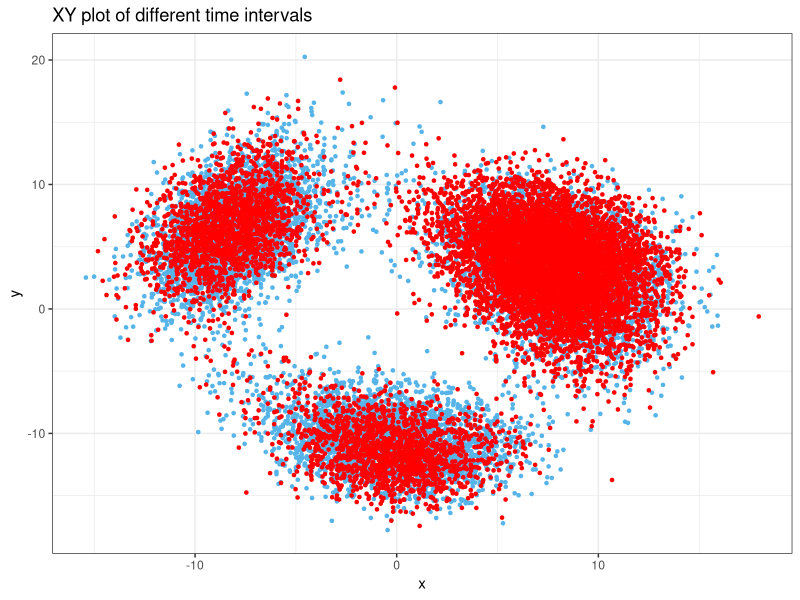
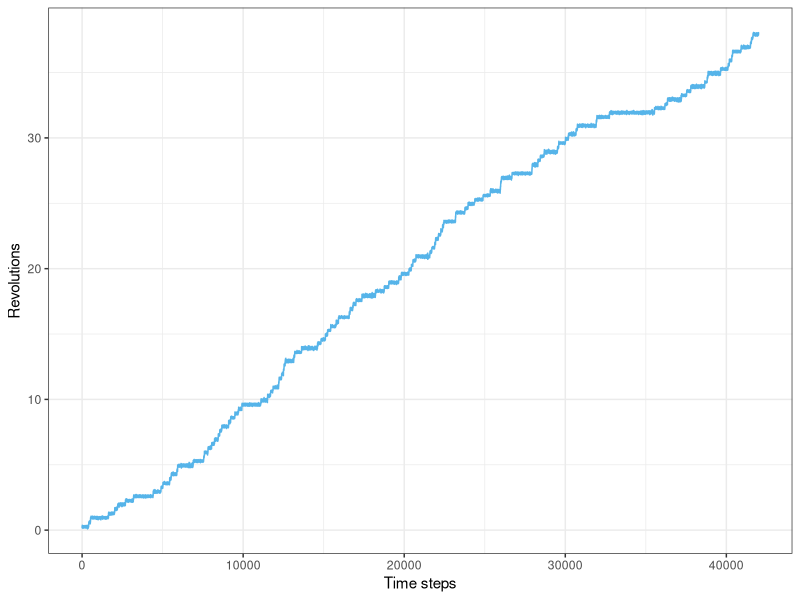
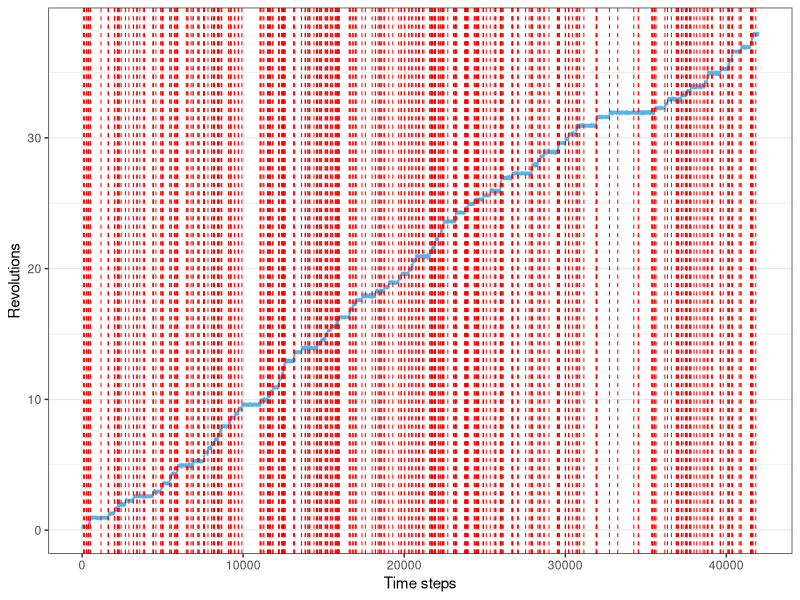
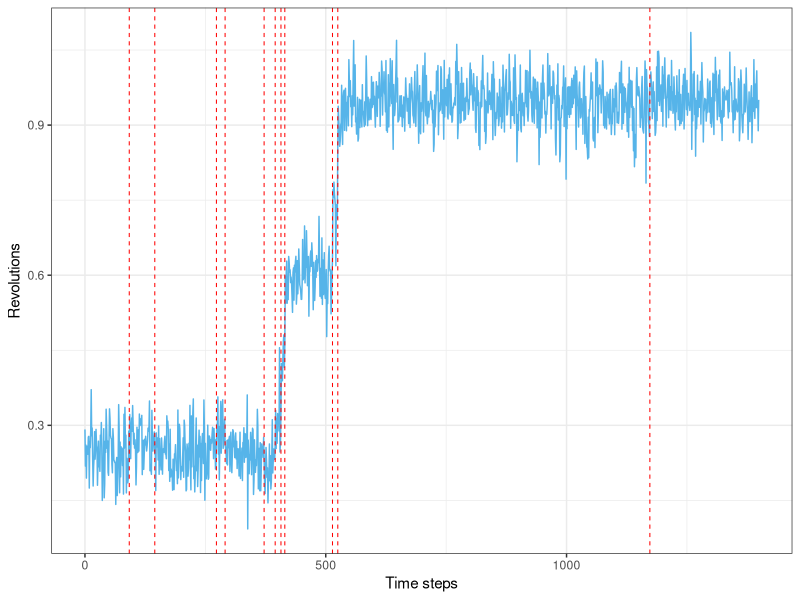
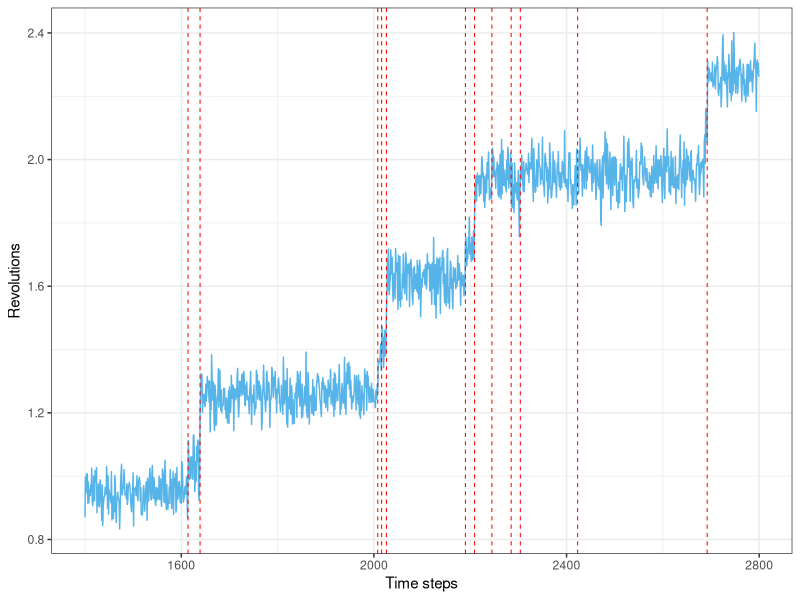
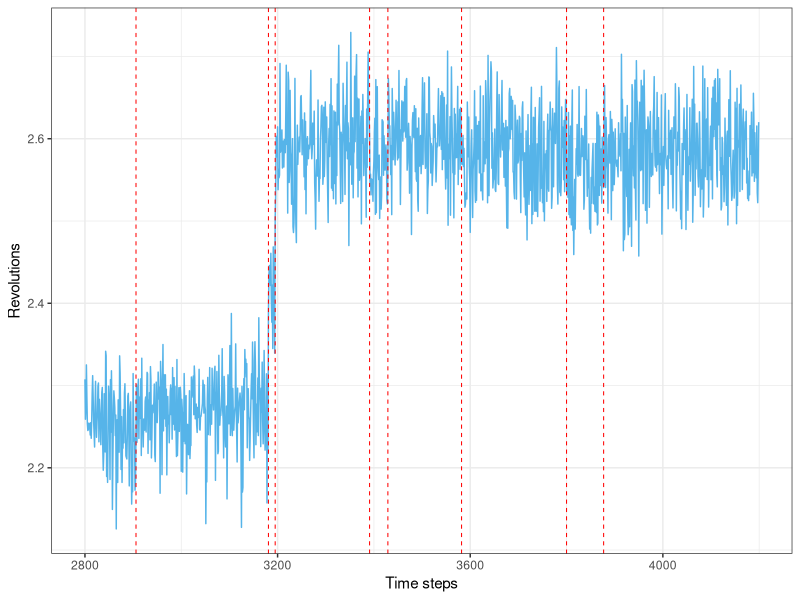
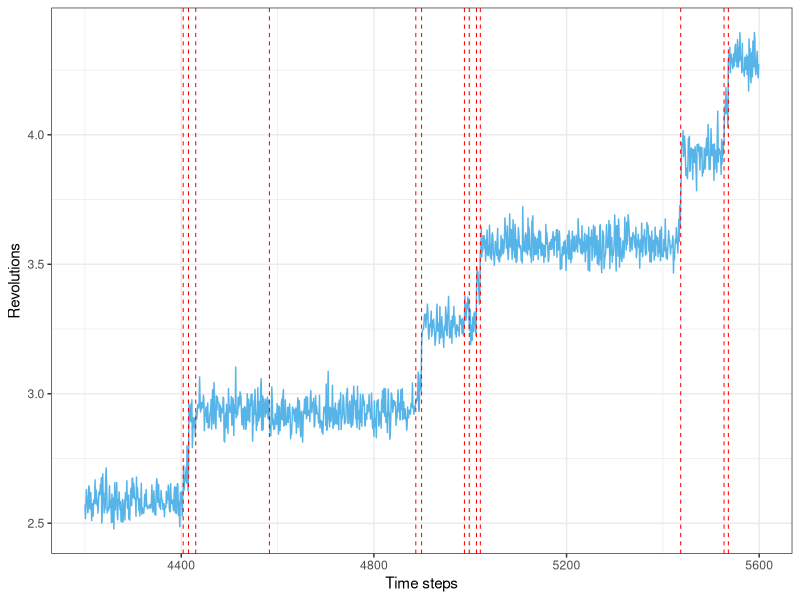
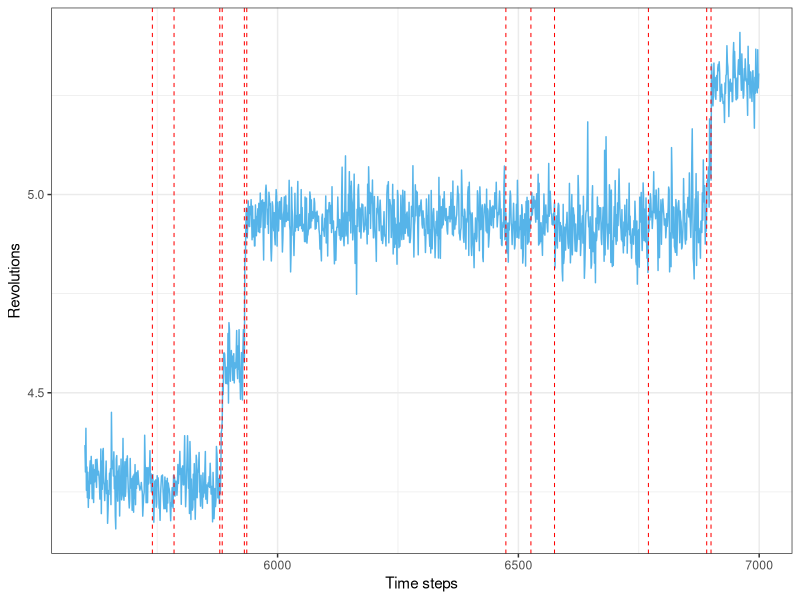

The R source for these figures, in order:
#R codes for Hybrid paper

require("ggplot2")

#reading data
data=read.table("./Test_data/200927-TF1-ATPgS1mM-10kfps_C001H001S0001_25_98000-140000-forcp.txt",header=F)
colnames(data)=c("frame","x","y","angle","accum","revolutions")

#xyplot for center drifting#
n=dim(data)[1]   #sample size
l=n/4     #size of sections compared
plotxy_=data[c(1:l,(l*((n/l)-1)):(l*(n/l))),c(1:3)]
cl=matrix()
cl[1:l]="b"
cl[(l+1):(2*l+1)]="e"
plotxy_=data.frame(plotxy_,cl)
ggplot(plotxy_ ,aes(x=x,y=y,color=cl))+ geom_point(show.legend = FALSE,size=0.9)+ theme_bw()+scale_color_manual(values = c("b" = "#56B4E9", "e" = "red"))+ggtitle("XY plot of different time intervals")


#for some data, frame doesnot start with 1. Therefore, we subtract minimum
data$frame=data$frame-min(data$frame)

#Change Points
cp=read.table("./Test_data/200927-TF1-ATPgS1mM-10kfps_C001H001S0001_25_98000-140000-forcp-cp.txt",header=F)

#Trace with change points
#trace of whole data
ggplot(data,aes(frame,revolutions))+ geom_line(color="#56B4E9")+ theme_bw()+xlab("Time steps")+ylab("Revolutions")
#trace with CPs
ggplot(data,aes(frame,revolutions))+ geom_line(color="#56B4E9")+ theme_bw()+xlab("Time steps")+ylab("Revolutions")+geom_vline(xintercept = cp$V2, size=0.35,color="red",lty=2)

#Trace as segments (frame and revolutions) with CPs as red dashed lines
#j=1  #from 0:29
for(j in 0:29){
  dt=data[(1+floor(dim(data)[1]/30)*j):(floor(dim(data)[1]/30)*(j+1)),]
  print(ggplot(dt,aes(frame,revolutions))+ geom_line(color="#56B4E9")+ theme_bw()+xlab("Time steps")+ylab("Revolutions")+
          geom_vline(xintercept = cp$V2, size=0.35,color="red",lty=2)+xlim(data$frame[1+floor(dim(data)[1]/30)*j],data$frame[floor(dim(data)[1]/30)*(j+1)]))
}


##Angle histogram (one count for each CP interval)#
mtemp=vector("numeric")
for (i in 1:(dim(cp)[1]-1)) {
  dtemp=vector("numeric")
  dtemp=data$accum[cp$V1[i]:(cp$V1[i+1]-1)]
  mtemp[i]=((mean(dtemp))%%360)
}

ggplot(as.data.frame(mtemp), aes(x=mtemp)) + geom_histogram(binwidth=3, fill="darkorange1")+
  ggtitle("Angle histogram (one count for each CP interval)")+  scale_x_continuous(breaks=seq(0, 360, 60))+theme_bw()+ylab("Occurence")+ xlab("Angle")








#Cleaned-up Change Points
cleaned_cp=read.csv("./Test_data/200927-TF1-ATPgS1mM-10kfps_C001H001S0001_25cleancp.csv",header=F)

##Angle histogram (one count for each CP interval)#
mtemp=vector("numeric")
for (i in 1:(dim(cleaned_cp)[1]-1)) {
  dtemp=vector("numeric")
  dtemp=data$accum[cleaned_cp$V1[i]:(cleaned_cp$V1[i+1]-1)]
  mtemp[i]=((mean(dtemp))%%360)
}

ggplot(as.data.frame(mtemp), aes(x=mtemp)) + geom_histogram(binwidth=3, fill="darkorange1")+
  ggtitle("Angle histogram (one count for each CP interval)")+  scale_x_continuous(breaks=seq(0, 360, 60))+theme_bw()+ylab("Occurence")+ xlab("Angle")
